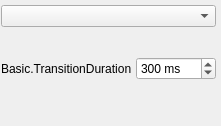
  <widget class="OBSDock" name="transitionsDock">
   <property name="features">
    <set>QDockWidget::AllDockWidgetFeatures</set>
   </property>
   <property name="windowTitle">
    <string>Basic.SceneTransitions</string>
   </property>
   <attribute name="dockWidgetArea">
    <number>2</number>
   </attribute>
   <widget class="QWidget" name="dockWidgetContents_5">
    <layout class="QVBoxLayout" name="verticalLayout_3">
     <property name="leftMargin">
      <number>0</number>
     </property>
     <property name="topMargin">
      <number>4</number>
     </property>
     <property name="rightMargin">
      <number>4</number>
     </property>
     <property name="bottomMargin">
      <number>4</number>
     </property>
     <item>
      <widget class="QWidget" name="transitionsContainer" native="true">
       <layout class="QVBoxLayout" name="verticalLayout_2">
        <property name="spacing">
         <number>4</number>
        </property>
        <property name="leftMargin">
         <number>1</number>
        </property>
        <property name="topMargin">
         <number>1</number>
        </property>
        <property name="rightMargin">
         <number>1</number>
        </property>
        <property name="bottomMargin">
         <number>2</number>
        </property>
        <item>
         <widget class="QComboBox" name="transitions">
          <property name="minimumSize">
           <size>
            <width>120</width>
            <height>0</height>
           </size>
          </property>
          <property name="accessibleName">
           <string>Transition</string>
          </property>
         </widget>
        </item>
        <item>
         <layout class="QHBoxLayout" name="horizontalLayout_4">
          <property name="spacing">
           <number>4</number>
          </property>
          <item>
           <spacer name="horizontalSpacer">
            <property name="orientation">
             <enum>Qt::Horizontal</enum>
            </property>
            <property name="sizeType">
             <enum>QSizePolicy::Expanding</enum>
            </property>
            <property name="sizeHint" stdset="0">
             <size>
              <width>40</width>
              <height>20</height>
             </size>
            </property>
           </spacer>
          </item>
          <item>
           <widget class="QPushButton" name="transitionAdd">
            <property name="sizePolicy">
             <sizepolicy hsizetype="Maximum" vsizetype="Maximum">
              <horstretch>0</horstretch>
              <verstretch>0</verstretch>
             </sizepolicy>
            </property>
            <property name="maximumSize">
             <size>
              <width>22</width>
              <height>22</height>
             </size>
            </property>
            <property name="toolTip">
             <string>Basic.AddTransition</string>
            </property>
            <property name="accessibleName">
             <string>Basic.AddTransition</string>
            </property>
            <property name="text">
             <string notr="true"/>
            </property>
            <property name="icon">
             <iconset>
              <normaloff>:/res/images/add.png</normaloff>:/res/images/add.png</iconset>
            </property>
            <property name="flat">
             <bool>true</bool>
            </property>
            <property name="themeID" stdset="0">
             <string notr="true">addIconSmall</string>
            </property>
           </widget>
          </item>
          <item>
           <widget class="QPushButton" name="transitionRemove">
            <property name="sizePolicy">
             <sizepolicy hsizetype="Maximum" vsizetype="Maximum">
              <horstretch>0</horstretch>
              <verstretch>0</verstretch>
             </sizepolicy>
            </property>
            <property name="maximumSize">
             <size>
              <width>22</width>
              <height>22</height>
             </size>
            </property>
            <property name="toolTip">
             <string>Basic.RemoveTransition</string>
            </property>
            <property name="accessibleName">
             <string>Basic.RemoveTransition</string>
            </property>
            <property name="text">
             <string notr="true"/>
            </property>
            <property name="icon">
             <iconset>
              <normaloff>:/res/images/list_remove.png</normaloff>:/res/images/list_remove.png</iconset>
            </property>
            <property name="flat">
             <bool>true</bool>
            </property>
            <property name="themeID" stdset="0">
             <string notr="true">removeIconSmall</string>
            </property>
           </widget>
          </item>
          <item>
           <widget class="QPushButton" name="transitionProps">
            <property name="sizePolicy">
             <sizepolicy hsizetype="Maximum" vsizetype="Maximum">
              <horstretch>0</horstretch>
              <verstretch>0</verstretch>
             </sizepolicy>
            </property>
            <property name="maximumSize">
             <size>
              <width>22</width>
              <height>22</height>
             </size>
            </property>
            <property name="toolTip">
             <string>Basic.TransitionProperties</string>
            </property>
            <property name="accessibleName">
             <string>Basic.TransitionProperties</string>
            </property>
            <property name="text">
             <string notr="true"/>
            </property>
            <property name="icon">
             <iconset>
              <normaloff>:/res/images/configuration21_16.png</normaloff>:/res/images/configuration21_16.png</iconset>
            </property>
            <property name="flat">
             <bool>true</bool>
            </property>
            <property name="themeID" stdset="0">
             <string notr="true">configIconSmall</string>
            </property>
           </widget>
          </item>
         </layout>
        </item>
        <item>
         <layout class="QHBoxLayout" name="horizontalLayout_3">
          <property name="spacing">
           <number>4</number>
          </property>
          <item>
           <widget class="QLabel" name="transitionDurationLabel">
            <property name="sizePolicy">
             <sizepolicy hsizetype="Maximum" vsizetype="Preferred">
              <horstretch>0</horstretch>
              <verstretch>0</verstretch>
             </sizepolicy>
            </property>
            <property name="text">
             <string>Basic.TransitionDuration</string>
            </property>
            <property name="buddy">
             <cstring>transitionDuration</cstring>
            </property>
           </widget>
          </item>
          <item>
           <widget class="QSpinBox" name="transitionDuration">
            <property name="accessibleName">
             <string>Basic.TransitionDuration</string>
            </property>
            <property name="suffix">
             <string> ms</string>
            </property>
            <property name="minimum">
             <number>2</number>
            </property>
            <property name="maximum">
             <number>10000</number>
            </property>
            <property name="singleStep">
             <number>50</number>
            </property>
            <property name="value">
             <number>300</number>
            </property>
           </widget>
          </item>
         </layout>
        </item>
        <item>
         <spacer name="verticalSpacer">
          <property name="orientation">
           <enum>Qt::Vertical</enum>
          </property>
          <property name="sizeHint" stdset="0">
           <size>
            <width>20</width>
            <height>40</height>
           </size>
          </property>
         </spacer>
        </item>
       </layout>
      </widget>
     </item>
    </layout>
   </widget>
  </widget>
